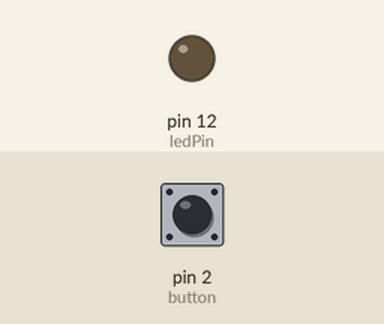
The sketch below on a simulated Arduino Uno, built with avr-gcc and run on an emulated ATmega328P. On the bench: output pins drawn as LEDs (lit = HIGH). The inputs (shaded band) are chosen by the test bench; at power-on: pin 2 (button) LOW.

Above: at 1.2 s.
1.3 s: pin 2 (button) pulled HIGH for 0.15 s
At 1.37 s:
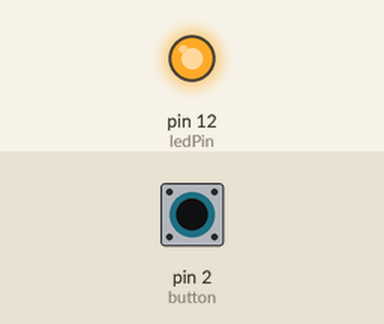
2.9 s: pin 2 (button) pulled HIGH for 3.2 s
At 7.0 s:
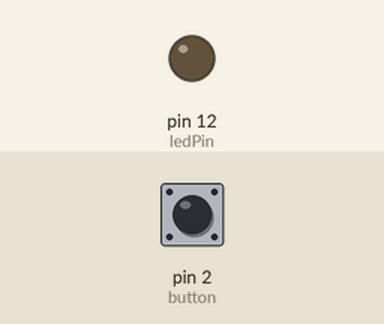
Timing chart, 0 to 8.5 s (numbered marks = the images above; inputs shaded):
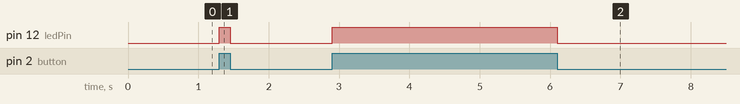

Measured:
- after the input at 1.3 s, pin 12 (ledPin): LOW → HIGH at once, → LOW 0.15 s later
- after the input at 2.9 s, pin 12 (ledPin): LOW → HIGH at once, → LOW 3.2 s later

The sketch:

2Digital_Input_PB.ino
```cpp
int ledPin = 12;     // Led is connected to pin 12
int button = 2;      // Botton is connected to pin 2

int buttonState = 0; //button output is currently 0

void setup() {
  // put your setup code here, to run once:
  // initialize digital pin ledPin as an output.

pinMode (ledPin,OUTPUT);  // Led pin is used as a output
pinMode (button,INPUT);   // Botton pin is used as a input
}

void loop() {
buttonState = digitalRead(button);  //buttonState is equal to the output of the botton

if (buttonState == HIGH){       //if the bottonState is equal to HIGH then it runs this program
  digitalWrite(ledPin, HIGH);   // turn the LED on
}
else {                         // if buttonState does not equal to HIGH then it runs this program
  digitalWrite(ledPin, LOW);   // turn the LED off
}
}
```
